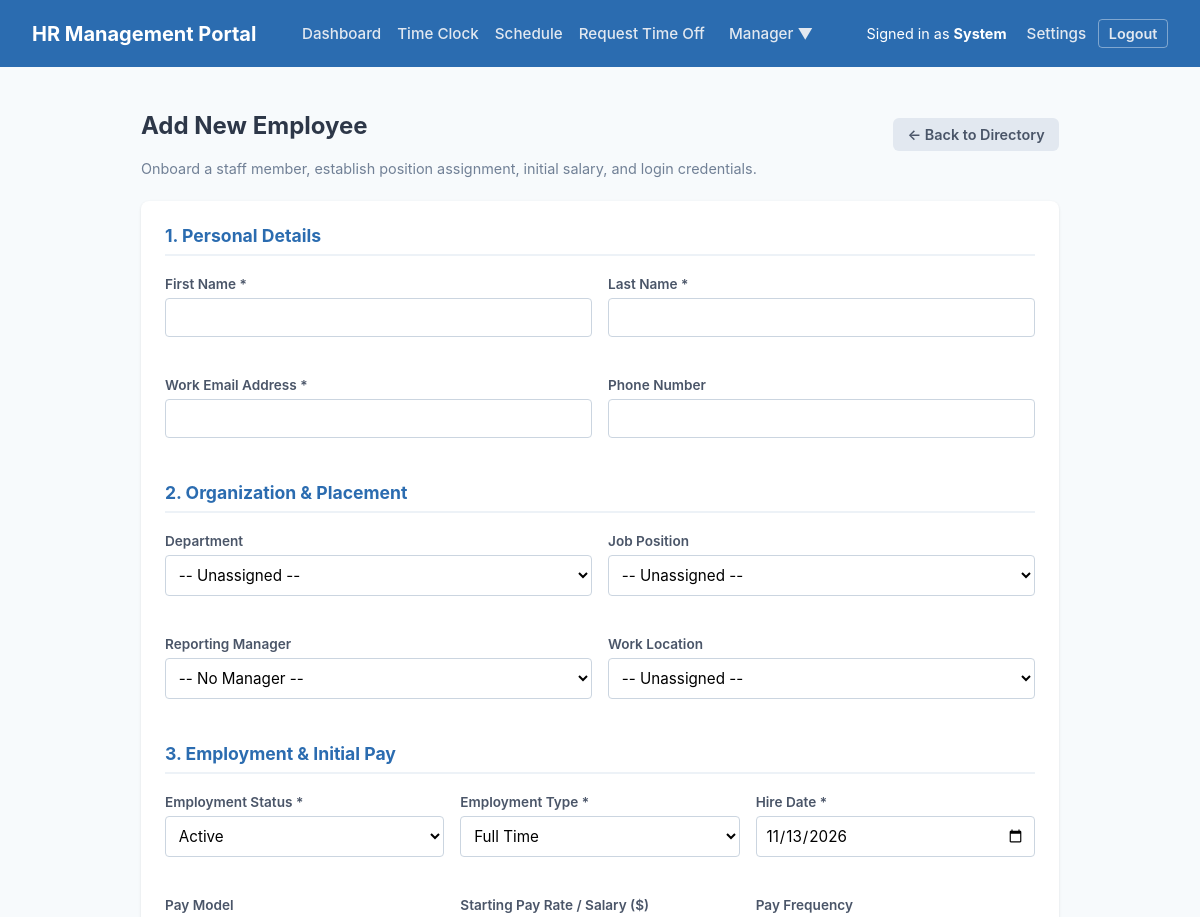
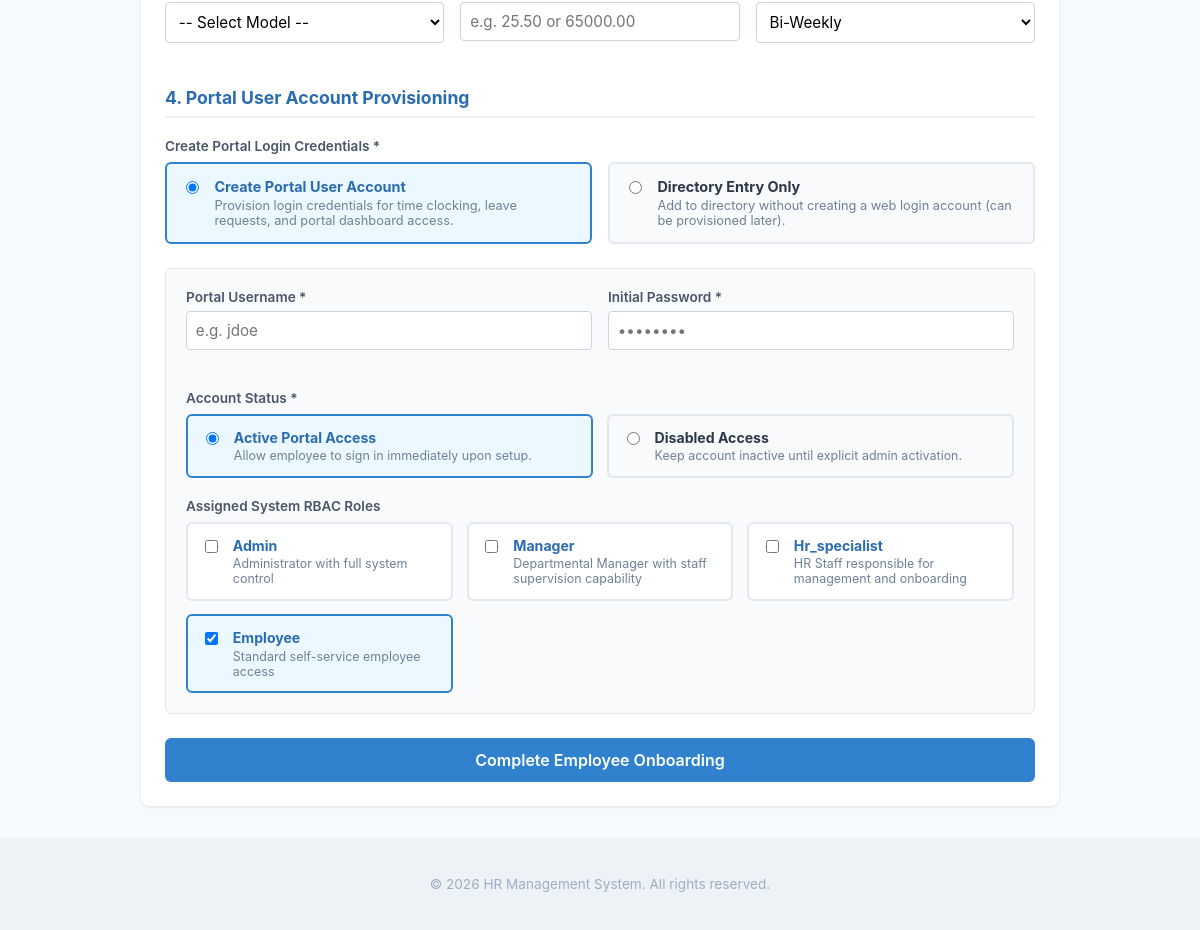
The app's page /public/add_employee.php (signed in) with its own data (2 pictures, top to bottom).
### tables this page shows
CREATE TABLE `roles` (
  `role_id` int(10) unsigned NOT NULL AUTO_INCREMENT,
  `role_name` varchar(50) NOT NULL,
  `description` varchar(255) DEFAULT NULL,
  `created_at` timestamp NOT NULL DEFAULT current_timestamp(),
  `updated_at` timestamp NOT NULL DEFAULT current_timestamp() ON UPDATE current_timestamp(),
  PRIMARY KEY (`role_id`),
  UNIQUE KEY `role_name` (`role_name`)
);

### public/add_employee.php (the view, shortened to what this page needs)
<?php
require_once __DIR__ . '/../includes/auth.php';
$allRoles    = $pdo->query('SELECT role_id, role_name, description FROM roles ORDER BY role_id ASC')->fetchAll();
require_once __DIR__ . '/../includes/header.php';
?>
<div class="container" style="max-width: 950px; margin: 0 auto; padding: 0 1rem 2rem;">
    <div class="directory-header" style="margin-top: 1.5rem; margin-bottom: 1.5rem; display: flex; justify-content: space-between; align-items: center; flex-wrap: wrap;">
        <div>
            <h2>Add New Employee</h2>
            <p class="subtitle">Onboard a staff member, establish position assignment, initial salary, and login credentials.</p>
        </div>
        <div>
            <a href="employees.php" class="btn-reset" style="text-decoration: none; padding: 0.5rem 0.9rem;">← Back to Directory</a>
        </div>
    </div>
    <div class="card">
        <form method="POST" action="add_employee.php">
            <h3 style="margin-top: 0; color: #2b6cb0; border-bottom: 2px solid #edf2f7; padding-bottom: 0.5rem; margin-bottom: 1.25rem;">1. Personal Details</h3>
            <div class="form-row" style="display: flex; gap: 1rem; margin-bottom: 1.25rem; flex-wrap: wrap;">
                <div class="form-group" style="flex: 1; min-width: 220px;">
                    <label for="first_name" style="font-weight: 600; font-size: 0.85rem; color: #4a5568;">First Name *</label>
                    <input type="text" id="first_name" name="first_name" required value="<?= htmlspecialchars($_POST['first_name'] ?? '') ?>" style="width: 100%; padding: 0.55rem; border: 1px solid #cbd5e0; border-radius: 4px;">
                </div>
                <div class="form-group" style="flex: 1; min-width: 220px;">
                    <label for="last_name" style="font-weight: 600; font-size: 0.85rem; color: #4a5568;">Last Name *</label>
                    <input type="text" id="last_name" name="last_name" required value="<?= htmlspecialchars($_POST['last_name'] ?? '') ?>" style="width: 100%; padding: 0.55rem; border: 1px solid #cbd5e0; border-radius: 4px;">
                </div>
            </div>
            <div class="form-row" style="display: flex; gap: 1rem; margin-bottom: 1.5rem; flex-wrap: wrap;">
                <div class="form-group" style="flex: 1; min-width: 220px;">
                    <label for="work_email" style="font-weight: 600; font-size: 0.85rem; color: #4a5568;">Work Email Address *</label>
                    <input type="email" id="work_email" name="work_email" required value="<?= htmlspecialchars($_POST['work_email'] ?? '') ?>" style="width: 100%; padding: 0.55rem; border: 1px solid #cbd5e0; border-radius: 4px;">
                </div>
                <div class="form-group" style="flex: 1; min-width: 220px;">
                    <label for="phone_number" style="font-weight: 600; font-size: 0.85rem; color: #4a5568;">Phone Number</label>
                    <input type="text" id="phone_number" name="phone_number" value="<?= htmlspecialchars($_POST['phone_number'] ?? '') ?>" style="width: 100%; padding: 0.55rem; border: 1px solid #cbd5e0; border-radius: 4px;">
                </div>
            </div>
            <h3 style="color: #2b6cb0; border-bottom: 2px solid #edf2f7; padding-bottom: 0.5rem; margin-bottom: 1.25rem;">2. Organization & Placement</h3>
            <div class="form-row" style="display: flex; gap: 1rem; margin-bottom: 1.25rem; flex-wrap: wrap;">
                <div class="form-group" style="flex: 1; min-width: 220px;">
                    <label for="department_id" style="font-weight: 600; font-size: 0.85rem; color: #4a5568;">Department</label>
                    <select id="department_id" name="department_id" style="width: 100%; padding: 0.55rem; border: 1px solid #cbd5e0; border-radius: 4px;">
                        <option value="">-- Unassigned --</option>
                    </select>
                </div>
                <div class="form-group" style="flex: 1; min-width: 220px;">
                    <label for="position_id" style="font-weight: 600; font-size: 0.85rem; color: #4a5568;">Job Position</label>
                    <select id="position_id" name="position_id" style="width: 100%; padding: 0.55rem; border: 1px solid #cbd5e0; border-radius: 4px;">
                        <option value="">-- Unassigned --</option>
                    </select>
                </div>
            </div>
            <div class="form-row" style="display: flex; gap: 1rem; margin-bottom: 1.5rem; flex-wrap: wrap;">
                <div class="form-group" style="flex: 1; min-width: 220px;">
                    <label for="manager_id" style="font-weight: 600; font-size: 0.85rem; color: #4a5568;">Reporting Manager</label>
                    <select id="manager_id" name="manager_id" style="width: 100%; padding: 0.55rem; border: 1px solid #cbd5e0; border-radius: 4px;">
                        <option value="">-- No Manager --</option>
                    </select>
                </div>
                <div class="form-group" style="flex: 1; min-width: 220px;">
                    <label for="location_id" style="font-weight: 600; font-size: 0.85rem; color: #4a5568;">Work Location</label>
                    <select id="location_id" name="location_id" style="width: 100%; padding: 0.55rem; border: 1px solid #cbd5e0; border-radius: 4px;">
                        <option value="">-- Unassigned --</option>
                    </select>
                </div>
            </div>
            <h3 style="color: #2b6cb0; border-bottom: 2px solid #edf2f7; padding-bottom: 0.5rem; margin-bottom: 1.25rem;">3. Employment & Initial Pay</h3>
            <div class="form-row" style="display: flex; gap: 1rem; margin-bottom: 1.25rem; flex-wrap: wrap;">
                <div class="form-group" style="flex: 1; min-width: 220px;">
                    <label for="employment_status" style="font-weight: 600; font-size: 0.85rem; color: #4a5568;">Employment Status *</label>
                    <select id="employment_status" name="employment_status" required style="width: 100%; padding: 0.55rem; border: 1px solid #cbd5e0; border-radius: 4px;">
                        <option value="active" selected>Active</option>
                    </select>
                </div>
                <div class="form-group" style="flex: 1; min-width: 220px;">
                    <label for="employment_type" style="font-weight: 600; font-size: 0.85rem; color: #4a5568;">Employment Type *</label>
                    <select id="employment_type" name="employment_type" required style="width: 100%; padding: 0.55rem; border: 1px solid #cbd5e0; border-radius: 4px;">
                        <option value="full_time" selected>Full Time</option>
                    </select>
                </div>
                <div class="form-group" style="flex: 1; min-width: 220px;">
                    <label for="hire_date" style="font-weight: 600; font-size: 0.85rem; color: #4a5568;">Hire Date *</label>
                    <input type="date" id="hire_date" name="hire_date" required value="<?= date('Y-m-d') ?>" style="width: 100%; padding: 0.55rem; border: 1px solid #cbd5e0; border-radius: 4px;">
                </div>
            </div>
            <div class="form-row" style="display: flex; gap: 1rem; margin-bottom: 1.5rem; flex-wrap: wrap;">
                <div class="form-group" style="flex: 1; min-width: 200px;">
                    <label for="pay_type_id" style="font-weight: 600; font-size: 0.85rem; color: #4a5568;">Pay Model</label>
                    <select id="pay_type_id" name="pay_type_id" style="width: 100%; padding: 0.55rem; border: 1px solid #cbd5e0; border-radius: 4px;">
                        <option value="">-- Select Model --</option>
                    </select>
                </div>
                <div class="form-group" style="flex: 1; min-width: 200px;">
                    <label for="pay_rate" style="font-weight: 600; font-size: 0.85rem; color: #4a5568;">Starting Pay Rate / Salary ($)</label>
                    <input type="number" step="0.01" min="0" id="pay_rate" name="pay_rate" placeholder="e.g. 25.50 or 65000.00" style="width: 100%; padding: 0.55rem; border: 1px solid #cbd5e0; border-radius: 4px;">
                </div>
                <div class="form-group" style="flex: 1; min-width: 200px;">
                    <label for="pay_frequency" style="font-weight: 600; font-size: 0.85rem; color: #4a5568;">Pay Frequency</label>
                    <select id="pay_frequency" name="pay_frequency" style="width: 100%; padding: 0.55rem; border: 1px solid #cbd5e0; border-radius: 4px;">
                        <option value="bi_weekly" selected>Bi-Weekly</option>
                    </select>
                </div>
            </div>
            <h3 style="color: #2b6cb0; border-bottom: 2px solid #edf2f7; padding-bottom: 0.5rem; margin-bottom: 1.25rem;">4. Portal User Account Provisioning</h3>
            <div style="margin-bottom: 1.5rem;">
                <label style="font-weight: 600; font-size: 0.85rem; color: #4a5568; margin-bottom: 0.5rem; display: block;">Create Portal Login Credentials *</label>
                <div style="display: grid; grid-template-columns: repeat(auto-fit, minmax(280px, 1fr)); gap: 1rem;">
                    <label style="display: flex; align-items: flex-start; gap: 0.75rem; background: #ebf8ff; border: 2px solid #3182ce; padding: 0.9rem; border-radius: 6px; cursor: pointer; transition: all 0.2s;" id="label_create_yes">
                        <input type="radio" name="create_user_account" value="1" checked onchange="toggleUserAccountSection()" style="margin-top: 0.2rem;">
                        <div>
                            <strong style="color: #2b6cb0; font-size: 0.9rem; display: block;">Create Portal User Account</strong>
                            <span style="font-size: 0.8rem; color: #718096; display: block; margin-top: 0.15rem;">Provision login credentials for time clocking, leave requests, and portal dashboard access.</span>
                        </div>
                    </label>
                    <label style="display: flex; align-items: flex-start; gap: 0.75rem; background: #f8fafc; border: 2px solid #e2e8f0; padding: 0.9rem; border-radius: 6px; cursor: pointer; transition: all 0.2s;" id="label_create_no">
                        <input type="radio" name="create_user_account" value="0" onchange="toggleUserAccountSection()" style="margin-top: 0.2rem;">
                        <div>
                            <strong style="color: #2d3748; font-size: 0.9rem; display: block;">Directory Entry Only</strong>
                            <span style="font-size: 0.8rem; color: #718096; display: block; margin-top: 0.15rem;">Add to directory without creating a web login account (can be provisioned later).</span>
                        </div>
                    </label>
                </div>
            </div>
            <div id="user_account_fields" style="background: #f8fafc; border: 1px solid #e2e8f0; border-radius: 6px; padding: 1.25rem; margin-bottom: 1.5rem;">
                <div class="form-row" style="display: flex; gap: 1rem; margin-bottom: 1.25rem; flex-wrap: wrap;">
                    <div class="form-group" style="flex: 1; min-width: 220px;">
                        <label for="username" style="font-weight: 600; font-size: 0.85rem; color: #4a5568;">Portal Username *</label>
                        <input type="text" id="username" name="username" placeholder="e.g. jdoe" style="width: 100%; padding: 0.55rem; border: 1px solid #cbd5e0; border-radius: 4px;">
                    </div>
                    <div class="form-group" style="flex: 1; min-width: 220px;">
                        <label for="password" style="font-weight: 600; font-size: 0.85rem; color: #4a5568;">Initial Password *</label>
                        <input type="password" id="password" name="password" placeholder="••••••••" style="width: 100%; padding: 0.55rem; border: 1px solid #cbd5e0; border-radius: 4px;">
                    </div>
                </div>
                <div style="margin-bottom: 1.25rem;">
                    <label style="font-weight: 600; font-size: 0.85rem; color: #4a5568; margin-bottom: 0.5rem; display: block;">Account Status *</label>
                    <div style="display: grid; grid-template-columns: repeat(auto-fit, minmax(240px, 1fr)); gap: 0.85rem;">
                        <label style="display: flex; align-items: flex-start; gap: 0.75rem; background: #ebf8ff; border: 2px solid #3182ce; padding: 0.8rem; border-radius: 6px; cursor: pointer;" id="label_acc_act">
                            <input type="radio" name="is_active_account" value="1" checked onchange="updateAccountStateStyles()" style="margin-top: 0.2rem;">
                            <div>
                                <strong style="color: #2b6cb0; font-size: 0.88rem; display: block;">Active Portal Access</strong>
                                <span style="font-size: 0.78rem; color: #718096; display: block; margin-top: 0.15rem;">Allow employee to sign in immediately upon setup.</span>
                            </div>
                        </label>
                        <label style="display: flex; align-items: flex-start; gap: 0.75rem; background: #f8fafc; border: 2px solid #e2e8f0; padding: 0.8rem; border-radius: 6px; cursor: pointer;" id="label_acc_dis">
                            <input type="radio" name="is_active_account" value="0" onchange="updateAccountStateStyles()" style="margin-top: 0.2rem;">
                            <div>
                                <strong style="color: #2d3748; font-size: 0.88rem; display: block;">Disabled Access</strong>
                                <span style="font-size: 0.78rem; color: #718096; display: block; margin-top: 0.15rem;">Keep account inactive until explicit admin activation.</span>
                            </div>
                        </label>
                    </div>
                </div>
                <div>
                    <label style="font-weight: 600; font-size: 0.85rem; color: #4a5568; margin-bottom: 0.5rem; display: block;">Assigned System RBAC Roles</label>
                    <div style="display: grid; grid-template-columns: repeat(auto-fit, minmax(220px, 1fr)); gap: 0.85rem;">
                        <?php foreach ($allRoles as $role):
                            $isDefaultEmp = ($role['role_name'] === 'employee');
                        ?>
                            <label style="display: flex; align-items: flex-start; gap: 0.75rem; background: <?= $isDefaultEmp ? '#ebf8ff' : '#ffffff' ?>; border: 2px solid <?= $isDefaultEmp ? '#3182ce' : '#e2e8f0' ?>; padding: 0.8rem; border-radius: 6px; cursor: pointer;" id="role_card_<?= $role['role_id'] ?>">
                                <input type="checkbox" name="roles[]" value="<?= $role['role_id'] ?>" <?= $isDefaultEmp ? 'checked' : '' ?> onchange="updateRoleCardStyle(this, 'role_card_<?= $role['role_id'] ?>')" style="margin-top: 0.2rem;">
                                <div>
                                    <strong style="color: #2b6cb0; font-size: 0.88rem; display: block; text-transform: capitalize;"><?= htmlspecialchars($role['role_name']) ?></strong>
                                    <span style="font-size: 0.78rem; color: #718096; display: block; margin-top: 0.15rem;"><?= htmlspecialchars($role['description'] ?? 'System role privileges') ?></span>
                                </div>
                            </label>
                        <?php endforeach; ?>
                    </div>
                </div>
            </div>
            <button type="submit" class="btn-submit" style="width: 100%; padding: 0.75rem; font-size: 1rem;">Complete Employee Onboarding</button>
        </form>
    </div>
</div>
<?php require_once __DIR__ . '/../includes/footer.php'; ?>

### records on screen
roles: role_name "Admin", description "Administrator with full system control"
roles: role_name "Manager", description "Departmental Manager with staff supervision capability"
roles: role_name "Hr_specialist", description "HR Staff responsible for management and onboarding"
roles: role_name "☑", role_name "Employee", description "Standard self-service employee access"

### other values on screen
$_SESSION['first_name'] "System"
